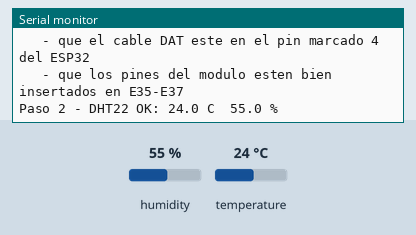
This sketch was run on a simulated ESP32. On the bench: the last lines printed to the serial monitor. The inputs (shaded band) are chosen by the test bench; at power-on: humidity 55 %, temperature 24 °C.

Above: at 4.2 s.
4.3 s: humidity set to 22 %
At 6.6 s:
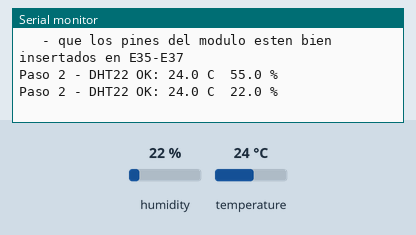
8.1 s: temperature set to 12 °C
At 10.3 s:
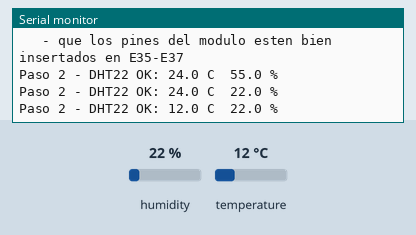
11.9 s: humidity set to 40 %
At 12.7 s:
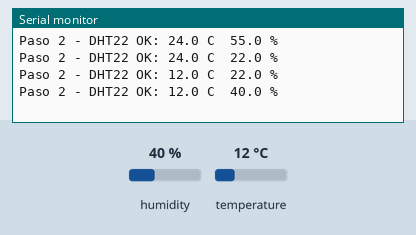
Timing chart, 0 to 14.9 s (numbered marks = the images above; inputs shaded):
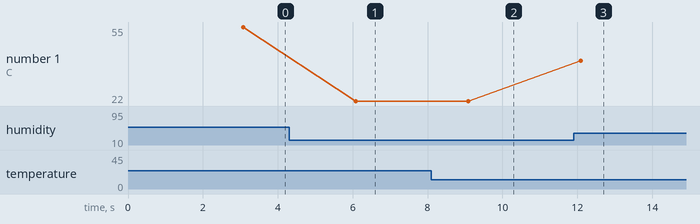

The sketch:

prueba_dht22.ino
```cpp
/*
 * Prueba del DHT22 - Omega Eléctrica
 * Carga este programa, abre el Monitor Serie a 115200 y revisa los mensajes.
 * Cuando termines, vuelve a cargar omega_sala_bombas.ino.
 */
#include <DHT.h>

#define PIN_DHT 4

DHT dht22(PIN_DHT, DHT22);
DHT dht11(PIN_DHT, DHT11);

void setup() {
  Serial.begin(115200);
  delay(500);
  Serial.println("\n=== PRUEBA DHT22 ===");

  // 1) Con el sensor alimentado, la resistencia del módulo deja el pin DAT en ALTO (1)
  pinMode(PIN_DHT, INPUT_PULLDOWN);
  delay(50);
  int nivel = digitalRead(PIN_DHT);
  Serial.printf("Paso 1 - Nivel del pin DAT en reposo: %d\n", nivel);
  if (nivel == 1) {
    Serial.println("  OK: el modulo recibe energia y el cable DAT llega al pin 4.");
  } else {
    Serial.println("  FALLA: el pin 4 no ve el modulo. Revisa:");
    Serial.println("   - que el riel izquierdo + tenga 3.3V (cable desde 3V3 del ESP32)");
    Serial.println("   - que el GND del modulo llegue al riel -");
    Serial.println("   - que el cable DAT este en el pin marcado 4 del ESP32");
    Serial.println("   - que los pines del modulo esten bien insertados en E35-E37");
  }

  dht22.begin();
  delay(2500);  // el DHT22 necesita ~2 s tras encender
}

void loop() {
  float t = dht22.readTemperature();
  float h = dht22.readHumidity();
  if (!isnan(t) && !isnan(h)) {
    Serial.printf("Paso 2 - DHT22 OK: %.1f C  %.1f %%\n", t, h);
  } else {
    Serial.println("Paso 2 - DHT22 sin respuesta. Probando como DHT11...");
    dht11.begin();
    delay(2200);
    float t11 = dht11.readTemperature();
    float h11 = dht11.readHumidity();
    if (!isnan(t11) && !isnan(h11)) {
      Serial.printf("  Responde como DHT11: %.1f C  %.1f %%  -> el sensor es DHT11, avisame\n", t11, h11);
    } else {
      Serial.println("  Tampoco responde como DHT11.");
    }
    dht22.begin();
  }
  delay(3000);
}
```

Measured:
- after the input at 4.3 s, the serial monitor: prints a new line after 1.8 s (image 1)
- after the input at 8.1 s, the serial monitor: prints a new line after 0.99 s (image 2)
- after the input at 11.9 s, the serial monitor: prints a new line after 0.19 s (image 3)
- plotted number 1: 22 → 40 after the input at 11.9 s
